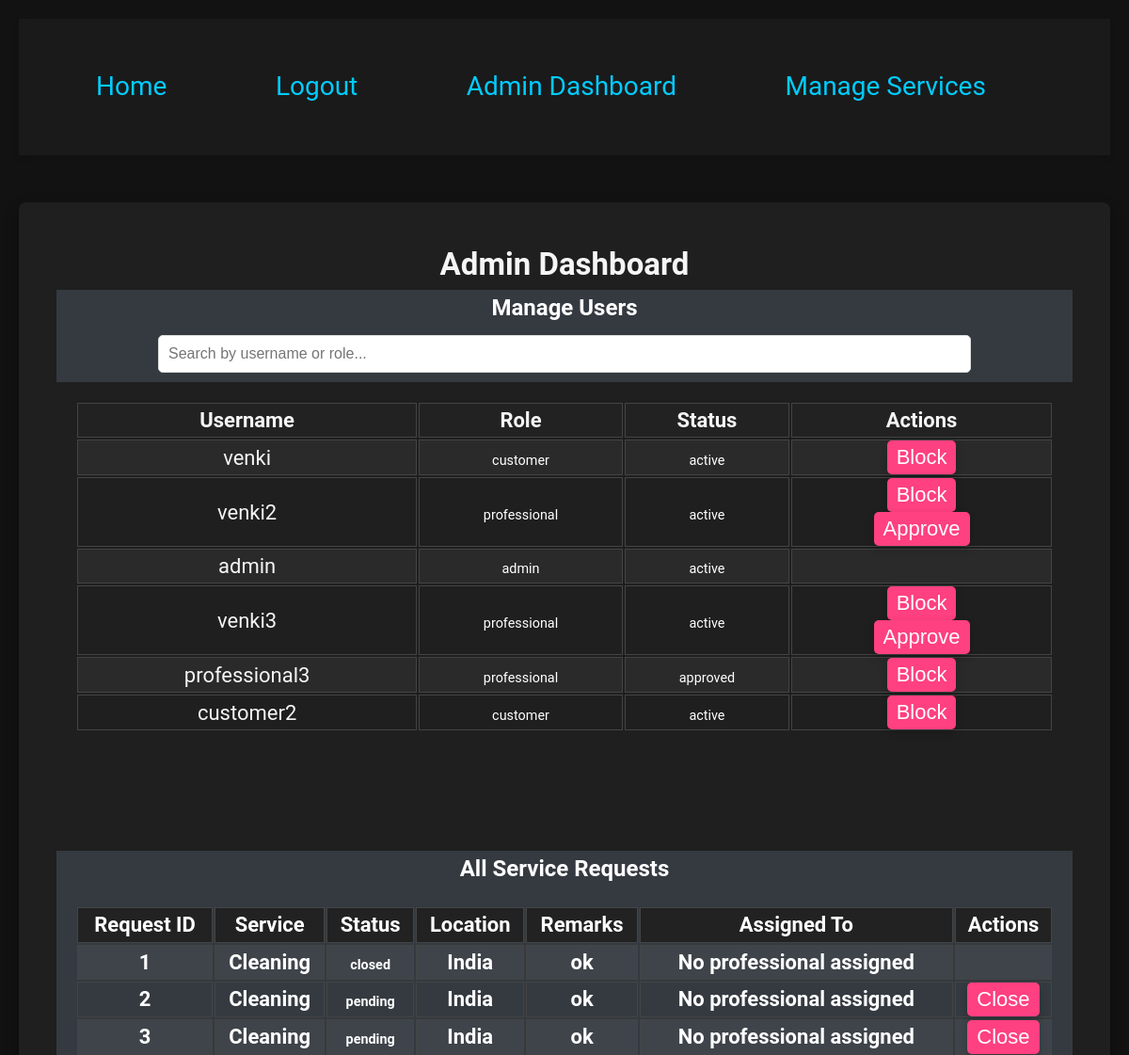
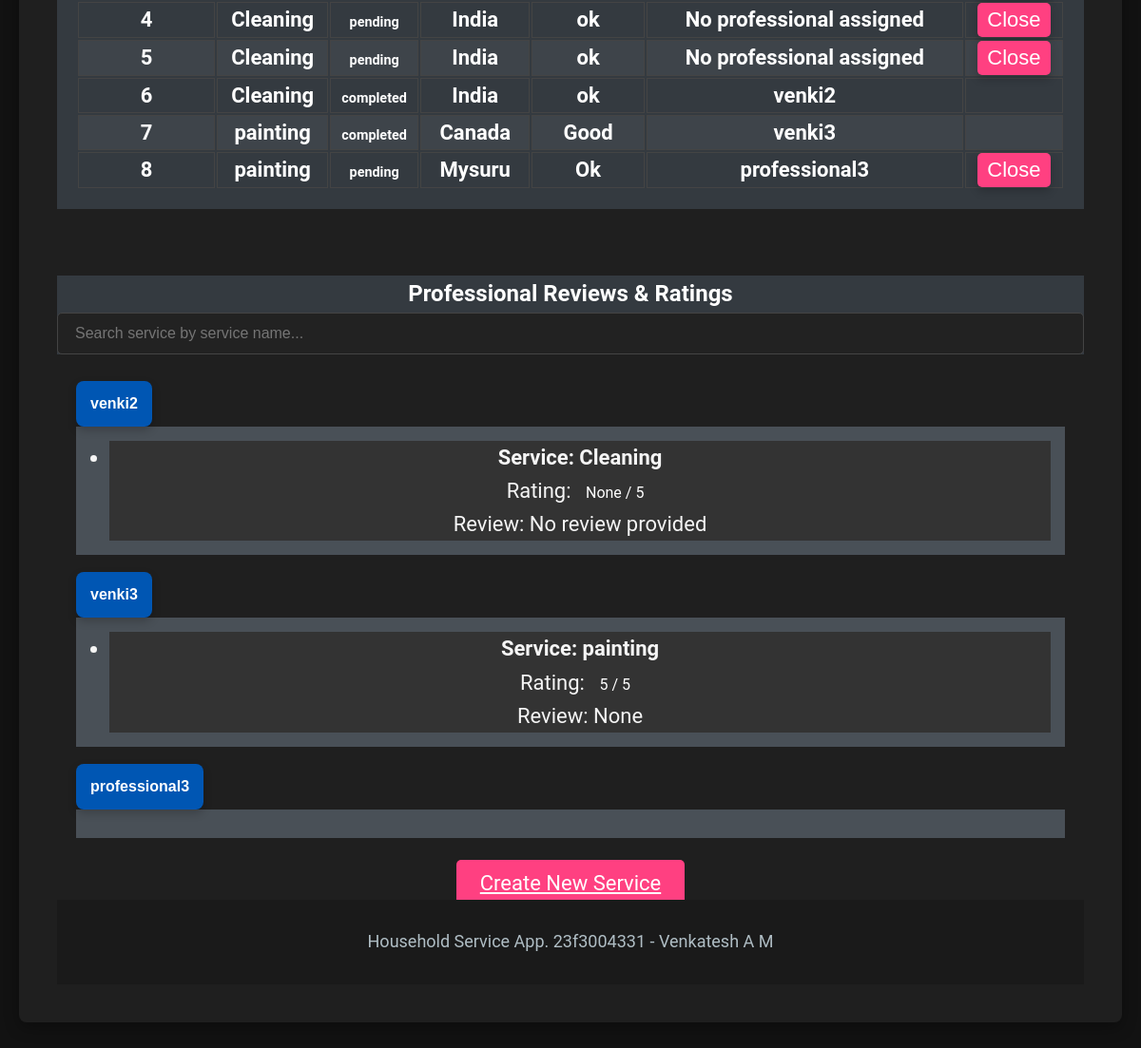
The app's page /admin/dashboard (signed in) with its own data (2 pictures, top to bottom).
### models.py (models this page shows, shortened)
class User(db.Model, UserMixin):
    id = db.Column(db.Integer, primary_key=True)
    username = db.Column(db.String(100), nullable=False, unique=True)
    email = db.Column(db.String(120), nullable=False, unique=True)
    password = db.Column(db.String(200), nullable=False)
    role = db.Column(db.String(20), nullable=False)
    status = db.Column(db.String(20), default='pending')
    profile_verified = db.Column(db.Boolean, default=False)
    service_requests = db.relationship(
        'ServiceRequest',
        foreign_keys='ServiceRequest.customer_id',
        backref='customer_request',
        lazy=True
    )
    assigned_requests = db.relationship(
        'ServiceRequest',
        foreign_keys='ServiceRequest.professional_id',
        backref='professional_assignment',
        lazy=True
    )

class ServiceRequest(db.Model):
    id = db.Column(db.Integer, primary_key=True)
    status = db.Column(db.String(50), default='pending')
    location = db.Column(db.String(100), nullable=False)
    remarks = db.Column(db.String(200))
    service_id = db.Column(db.Integer, db.ForeignKey('service.id'), nullable=False)
    customer_id = db.Column(db.Integer, db.ForeignKey('user.id'), nullable=False)
    professional_id = db.Column(db.Integer, db.ForeignKey('user.id'), nullable=True)
    created_at = db.Column(db.DateTime, default=datetime.utcnow)
    review = db.Column(db.String(255), nullable=True)
    rating = db.Column(db.Integer, nullable=True)
    customer = db.relationship('User', foreign_keys=[customer_id])
    professional = db.relationship('User', foreign_keys=[professional_id])
    service = db.relationship('Service')

class Service(db.Model):
    id = db.Column(db.Integer, primary_key=True)
    name = db.Column(db.String(100), nullable=False)
    base_price = db.Column(db.Float, nullable=False)
    description = db.Column(db.String(200))
    service_requests = db.relationship(
        'ServiceRequest',
        backref='linked_service',
        lazy=True
    )

### app.py (the view)
@app.route('/admin/dashboard')
@login_required
def admin_dashboard():
    if current_user.role != 'admin':
        flash('You are not authorized to access this page.', 'danger')
        return redirect(url_for('login'))
    form = BlockApproveForm()
    users = User.query.all()
    all_requests = ServiceRequest.query.all()
    professionals = User.query.filter_by(role='professional').all()
    reviews = {}
    for professional in professionals:
        reviews[professional.id] = ServiceRequest.query.filter_by(professional_id=professional.id, status='completed').all()
    return render_template('admin_dashboard.html', users=users, form=form, professionals=professionals, reviews=reviews, all_requests=all_requests)

### forms.py
class BlockApproveForm(FlaskForm):
    submit = SubmitField('Submit')

### app.py (called while the page is built)
@app.before_request
def initialize_admin():
    admin_user = User.query.filter_by(username='admin').first()
    if not admin_user:
        admin_password = generate_password_hash('admin123', method='sha256')
        admin = User(username='admin', email='admin@example.com', password=admin_password, role='admin')
        db.session.add(admin)
        db.session.commit()

@login_manager.user_loader
def load_user(user_id):
    return User.query.get(int(user_id))

### templates/admin_dashboard.html (shortened to what this page needs)
{% extends 'base.html' %}
{% block content %}
<h2 class="text-center mb-4 text-light">Admin Dashboard</h2>
<div class="col-md-12">
    <div class="card mb-4 bg-dark text-light">
        <div class="card-header text-center">
            <h3>Manage Users</h3>
            <input type="text" id="search-bar" placeholder="Search by username or role..." oninput="filterTable()" />
        </div>
        <div class="card-body">
            <table class="table table-bordered table-dark table-striped table-hover text-center align-middle">
                <thead>
                    <tr>
                        <th>Username</th>
                        <th>Role</th>
                        <th>Status</th>
                        <th>Actions</th>
                    </tr>
                </thead>
                <tbody id="user-list">
                    {% for user in users %}
                        <tr data-username="{{ user.username|lower }}" data-role="{{ user.role|lower }}">
                            <td>{{ user.username }}</td>
                            <td>
                                <span class="badge bg-secondary">{{ user.role }}</span>
                            </td>
                            <td>
                                <span class="badge bg-{{ 'danger' if user.status == 'blocked' else 'success' }}">
                                    {{ user.status }}
                                </span>
                            </td>
                            <td>
                                {% if user.role != 'admin' %}
                                    <form action="{{ url_for('block_user' if user.status != 'blocked' else 'unblock_user', user_id=user.id) }}"
                                          method="post"
                                          style="display:inline;">
                                        <button type="submit" class="btn btn-{{ 'danger' if user.status != 'blocked' else 'success' }} btn-sm">
                                            {{ 'Block' if user.status != 'blocked' else 'Unblock' }}
                                        </button>
                                    </form>
                                {% endif %}
                                {% if user.role == 'professional' %}
                                    <div class="mt-2">
                                        {% if user.status != 'approved' and user.profile_verified %}
                                            <form action="{{ url_for('approve_user', user_id=user.id) }}"
                                                  method="post"
                                                  style="display:inline;">
                                                <button type="submit" class="btn btn-primary btn-sm">Approve</button>
                                            </form>
                                        {% endif %}
                                    </div>
                                {% endif %}
                            </td>
                        </tr>
                    {% endfor %}
                </tbody>
            </table>
        </div>
    </div>
</div>
<br>
<br><br>
<div class="col-md-12">
    <div class="card mb-4 bg-dark text-light">
        <div class="card-header text-center">
            <h3>All Service Requests</h3>
        <div class="card-body">
            <table class="table table-bordered table-dark table-striped table-hover text-center align-middle">
                <thead>
                    <tr>
                        <th>Request ID</th>
                        <th>Service</th>
                        <th>Status</th>
                        <th>Location</th>
                        <th>Remarks</th>
                        <th>Assigned To</th>
                        <th>Actions</th>
                    </tr>
                </thead>
                <tbody id="request-list">
                    {% for request in all_requests %}
                        <tr data-request-id="{{ request.id }}" data-status="{{ request.status|lower }}">
                            <td>{{ request.id }}</td>
                            <td>{{ request.service.name }}</td>
                            <td>
                                <span class="badge bg-{{ 'danger' if request.status == 'pending' else 'info' if request.status == 'claimed' else 'success' }}">
                                    {{ request.status }}
                                </span>
                            </td>
                            <td>{{ request.location }}</td>
                            <td>{{ request.remarks }}</td>
                            <td>
                                {% if request.professional %}
                                    {{ request.professional.username }}
                                {% else %}
                                    No professional assigned
                                {% endif %}
                            </td>
                            <td>
                                {% if request.status not in ['completed', 'closed'] %}
                                    <form action="{{ url_for('close_service_request', request_id=request.id) }}" method="post" style="display:inline;">
                                        <button type="submit" class="btn btn-danger btn-sm">Close</button>
                                    </form>
                                {% endif %}
                            </td>
                        </tr>
                    {% else %}
                        <tr>
                            <td colspan="7">No service requests available.</td>
                        </tr>
                    {% endfor %}
                </tbody>
            </table>
        </div>
    </div>
</div>
<br><br>
    <div class="col-md-6">
        <div class="card mb-4 bg-dark text-light">
            <div class="card-header text-center">
                <h3 class="text-uppercase font-weight-bold mb-4">Professional Reviews & Ratings</h3>
                <div class="text-center mb-4">
                    <input type="text" id="admin-search" class="form-control w-50 mx-auto rounded-pill py-2" placeholder="Search service by service name..." oninput="filterAdminData()" />
                </div>
            </div>
            <div class="card-body">
                {% for professional in professionals %}
                    <div class="accordion" id="accordion{{ professional.id }}">
                        <div class="accordion-item bg-dark text-light mb-3 rounded-lg shadow-lg">
                            <h2 class="accordion-header" id="heading{{ professional.id }}">
                                <button class="accordion-button text-light bg-primary border-0" type="button" data-bs-toggle="collapse" data-bs-target="#collapse{{ professional.id }}" aria-expanded="true" aria-controls="collapse{{ professional.id }}">
                                    <strong>{{ professional.username }}</strong>
                                </button>
                            </h2>
                            <div id="collapse{{ professional.id }}" class="accordion-collapse collapse" aria-labelledby="heading{{ professional.id }}" data-bs-parent="#accordion{{ professional.id }}">
                                <div class="accordion-body bg-dark text-light">
                                    <ul id="review-list-{{ professional.id }}">
                                        {% for review in reviews[professional.id] %}
                                            <li class="review-item text-center bg-dark text-light py-3 mb-2 rounded-lg">
                                                <p><strong>Service: {{ review.service.name }}</strong></p>
                                                <p>Rating: <span class="badge bg-warning text-dark">{{ review.rating }} / 5</span></p>
                                                <p>Review: {{ review.review or 'No review provided' }}</p>
                                            </li>
                                        {% endfor %}
                                    </ul>
                                </div>
                            </div>
                        </div>
                    </div>
                {% endfor %}
            </div>
        </div>
    </div>
<div class="text-center mt-4">
    <a href="{{ url_for('create_service') }}" class="btn btn-primary">Create New Service</a>
</div>
{% endblock %}

### static/css/styles.css (style rules this page uses)
* { margin: 0; padding: 0; box-sizing: border-box; transition: all 0.3s ease; }
body { font-family: 'Roboto', sans-serif; background-color: #121212; color: #f5f5f5; line-height: 1.6; padding: 20px; font-size: 22px; animation: fadeIn 1s ease-out; }
button { background-color: #ff4081; color: #fff; font-size: 22px; padding: 15px 30px; border: none; border-radius: 5px; cursor: pointer; transition: all 0.3s ease, transform 0.3s ease; position: relative; box-shadow: 0 4px 10px rgba(0, 0, 0, 0.2); }
button::after { content: '👉'; position: absolute; top: 50%; right: -35px; transform: translateY(-50%); font-size: 28px; opacity: 0; transition: opacity 0.3s ease; }
.btn-primary { background-color: #ff4081; color: white; padding: 12px 25px; border-radius: 5px; border: none; text-align: center; transition: background-color 0.3s; }
input.form-control { background-color: #1f1f1f; color: #f5f5f5; border: 2px solid #00bcd4; border-radius: 5px; padding: 12px 18px; font-size: 18px; width: 100%; transition: all 0.3s ease; }
input, select { font-size: 18px; padding: 12px 18px; width: 100%; border-radius: 5px; }

### templates/admin_dashboard.html (style rules this page uses)
.card-header { background-color: #343a40; font-weight: bold; text-align: center; color: #fff; }
.accordion-button { background-color: #007bff; color: white; border: none; text-align: center; }
.accordion-button:not(.collapsed) { background-color: #0056b3; }
.card-body ul { padding-left: 20px; }
.badge { font-size: 0.9rem; color: #fff; }
.btn-sm { padding: 5px 10px; }
.accordion-body { padding: 15px; background-color: #495057; }
.accordion-item { margin-bottom: 10px; }
.accordion-button { font-size: 1rem; }
.accordion-body p { text-align: center; }
.text-center { text-align: center !important; }
.card { border-radius: 10px; }
.table { width: 100%; margin-bottom: 0; }
.table th, .table td { vertical-align: middle; border: 1px solid #444; }
.table thead th { background-color: #222; }
.table-striped tbody tr:nth-of-type(odd) { background-color: rgba(255, 255, 255, 0.05); }
#search-bar { width: 80%; margin: 10px auto; padding: 10px; font-size: 16px; border-radius: 5px; border: 1px solid #ddd; color: #000; }
#admin-search { background-color: #222; border: 1px solid #444; font-size: 16px; color: #fff; transition: background-color 0.3s ease; }
.review-item { background-color: #333; transition: transform 0.3s ease, box-shadow 0.3s ease; }
.accordion-button { padding: 15px; border-radius: 8px; transition: background-color 0.3s ease, transform 0.2s ease; }
.accordion-body { padding: 15px; }
.card-header h3 { font-size: 1.5rem; color: #fff; font-weight: bold; }
.card-body { padding: 20px; }
.badge.bg-warning { font-size: 1rem; padding: 5px 10px; border-radius: 5px; }

### records on screen
User: username "venki", role "customer", status "active", status "Block"
User: username "venki2", role "professional", status "active", status "Block"
User: username "admin", role "admin", status "active"
User: username "venki3", role "professional", status "active", status "Block"
User: username "professional3", role "professional", status "approved", status "Block"
User: username "customer2", role "customer", status "active", status "Block"
ServiceRequest: id "1", service.name "Cleaning", status "closed", location "India", remarks "ok", shows "No professional assigned"
ServiceRequest: id "2", service.name "Cleaning", status "pending", location "India", remarks "ok", shows "No professional assigned"
ServiceRequest: id "3", service.name "Cleaning", status "pending", location "India", remarks "ok", shows "No professional assigned"
ServiceRequest: id "4", service.name "Cleaning", status "pending", location "India", remarks "ok", shows "No professional assigned"
ServiceRequest: id "5", service.name "Cleaning", status "pending", location "India", remarks "ok", shows "No professional assigned"
ServiceRequest: id "6", service.name "Cleaning", status "completed", location "India", remarks "ok", professional.username "venki2", rating "None", review "No review provided"
ServiceRequest: id "7", service.name "painting", status "completed", location "Canada", remarks "Good", professional.username "venki3", rating "5", review "None"
ServiceRequest: id "8", service.name "painting", status "pending", location "Mysuru", remarks "Ok", professional.username "professional3"
